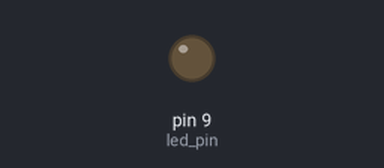
This sketch was run on a simulated Arduino Uno, built with avr-gcc and run on an emulated ATmega328P. Parts: output pins drawn as LEDs (lit = HIGH).

Above: at 0.05 s.
At 1.3 s:
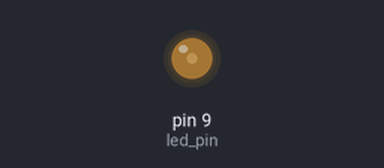
At 2.6 s:
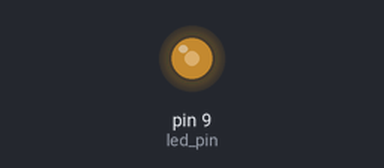
At 5.2 s:
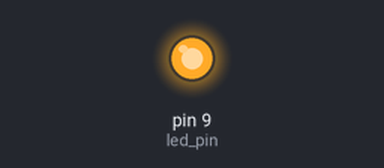
Timing chart, 0 to 9.4 s (numbered marks = the images above):
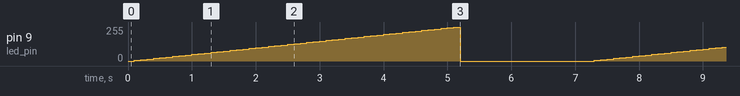

The sketch:

app.ino
```cpp
//led에 pwm신호 출력하기
const int led_pin = 9;

void setup()
{
    pinMode(led_pin, OUTPUT);

}

void loop()
{
    int pwm_val;

    for(pwm_val = 0; pwm_val < 256; pwm_val += 5){
        analogWrite(led_pin, pwm_val);
        delay(100);
    }

    digitalWrite(led_pin, 0);
    delay(2000);
}
```

Measured:
- by itself, pin 9 (led_pin): ramps from 0/255 to 255/255 and jumps back, once every 7.2 s
